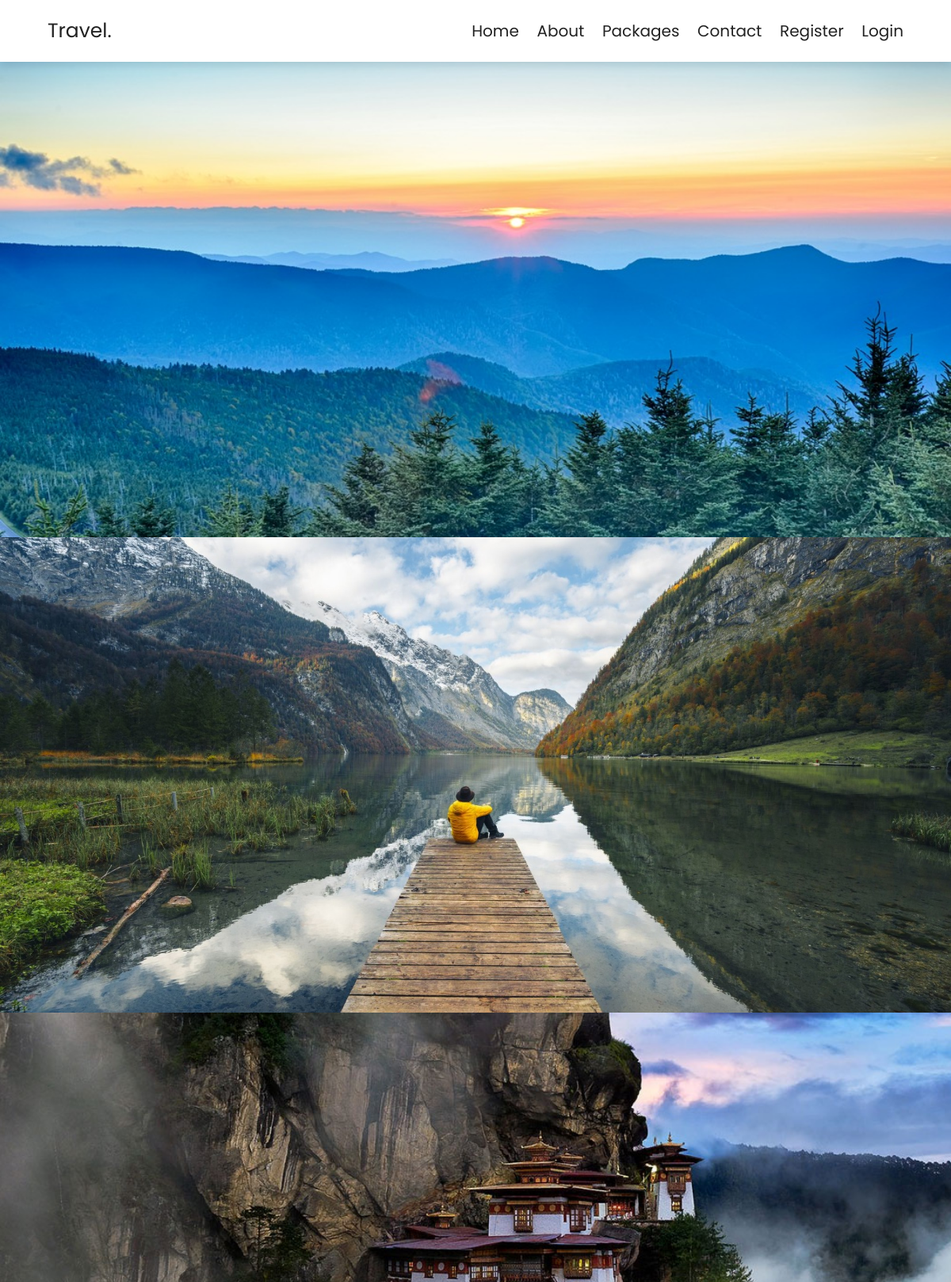
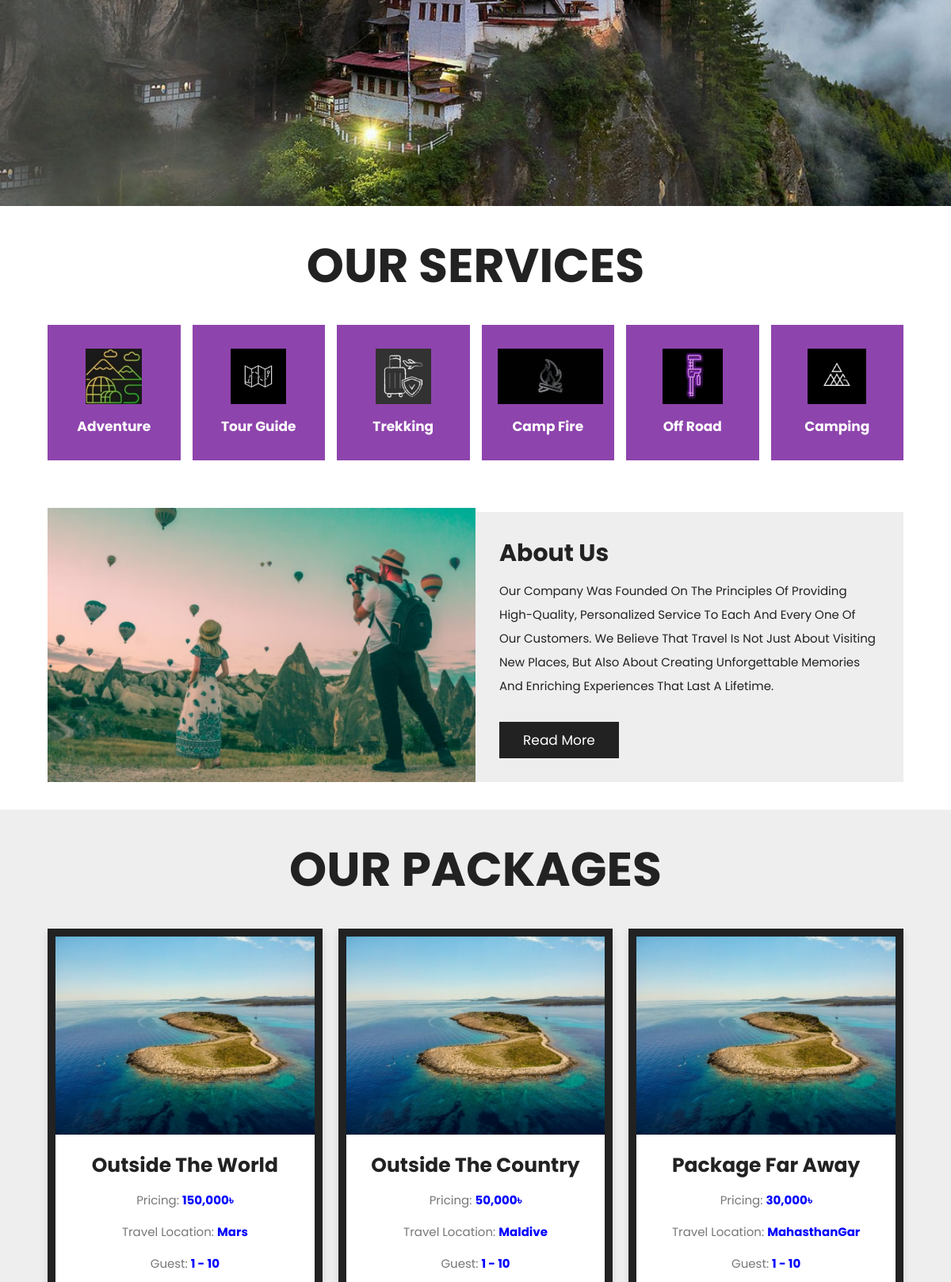
The page / (upper part) on the database its author committed (2 pictures, top to bottom).
### tables this page shows
CREATE TABLE `packages` (
  `id` int NOT NULL,
  `package_name` varchar(150) NOT NULL,
  `location` varchar(150) NOT NULL,
  `min_guest` int NOT NULL DEFAULT '1',
  `max_guest` int NOT NULL,
  `price` int NOT NULL,
  `details` text NOT NULL,
  `status` tinyint(1) NOT NULL DEFAULT '1'
);

### index.php (the view, shortened to what this page needs)
<?php
$query = mysqli_query($conn, "SELECT * FROM `packages` WHERE `status` = '1' ORDER BY `id` DESC LIMIT 6");
?>
<!DOCTYPE html>
<html lang="en">
<head>
    <?php include_once('inc/head.php'); ?>
</head>
<body>
    <?php include_once 'inc/header.php'; ?>
    <section class="home">
        <div class="swiper home-slider">
            <div class="swiper-wrapper">
                <div class="swiper-slide slide" style="background:url(images/home-slide-1.jpeg) no-repeat">
                </div>
                <div class="swiper-slide slide" style="background:url(images/home-slide-2.jpeg) no-repeat">
                </div>
                <div class="swiper-slide slide" style="background:url(images/home-slide-3.jpeg) no-repeat">
                </div>
            </div>
        </div>
    </section>
    <section class="services">
        <h1 class="heading-title"> our services</h1>
        <div class="box-container">
            <div class="box">
                <img src="images/icon-1.jpg" alt="">
                <h3>adventure</h3>
            </div>
            <div class="box">
                <img src="images/icon-2.jpg" alt="">
                <h3>tour guide</h3>
            </div>
            <div class="box">
                <img src="images/icon-3.jpg" alt="">
                <h3>trekking</h3>
            </div>
            <div class="box">
                <img src="images/icon-4.jpg" alt="">
                <h3>camp fire</h3>
            </div>
            <div class="box">
                <img src="images/icon-5.jpg" alt="">
                <h3>off road</h3>
            </div>
            <div class="box">
                <img src="images/icon-6.jpg" alt="">
                <h3>camping</h3>
            </div>
        </div>
    </section>
    <section class="home-about">
        <div class="image">
            <img src="images/about-img.png" alt="">
        </div>
        <div class="content">
            <h3>about us</h3>
            <p>Our company was founded on the principles of providing high-quality, personalized service to each and every one of our customers. We believe that travel is not just about visiting new places, but also about creating unforgettable memories and enriching experiences that last a lifetime.</p>
            <a href="about.php" class="btn">read more</a>
        </div>
    </section>
    <section class="home-packages">
        <h1 class="heading-title"> our packages </h1>
        <div class="box-container">
            <?php
            if (mysqli_num_rows($query) > 0) {
                while ($package = mysqli_fetch_assoc($query)) { ?>
                    <div class="box">
                        <div class="image">
                            <img src="images/pack-1.jpg" alt="">
                        </div>
                        <div class="content">
                            <h3>
                                <?php echo $package['package_name']; ?>
                            </h3>
                            <p style="padding-bottom: 0px; margin-bottom: 0px">
                                Pricing: <span style="color: blue; font-weight: bold">
                                    <?php echo number_format($package['price']); ?>৳</span>
                            </p>
                            <p style="padding-bottom: 0px; margin-bottom: 0px">
                                Travel Location: <span style="color: blue; font-weight: bold">
                                    <?php echo $package['location']; ?></span>
                            </p>
                            <p style="padding-bottom: 0px; margin-bottom: 0px">
                                Guest: <span style="color: blue; font-weight: bold">
                                    <?php echo $package['min_guest'] . ' - ' . $package['max_guest']; ?></span>
                            </p>
                            <p><?php echo $package['details']; ?></p>
                        </div>
                    </div>
            <?php }
            } else {
                echo '<h1 style="color: red; text-align: center">No packages found</h1>';
            }
            ?>
        </div>
    </section>
</body>
</html>

### rows shown on the page
packages: package_name "Outside The World", price "150,000", location "Mars", min_guest "1", max_guest "10"
packages: package_name "Outside The Country", price "50,000", location "Maldive", min_guest "1", max_guest "10"
packages: package_name "Package Far Away", price "30,000", location "MahasthanGar", min_guest "1", max_guest "10"
